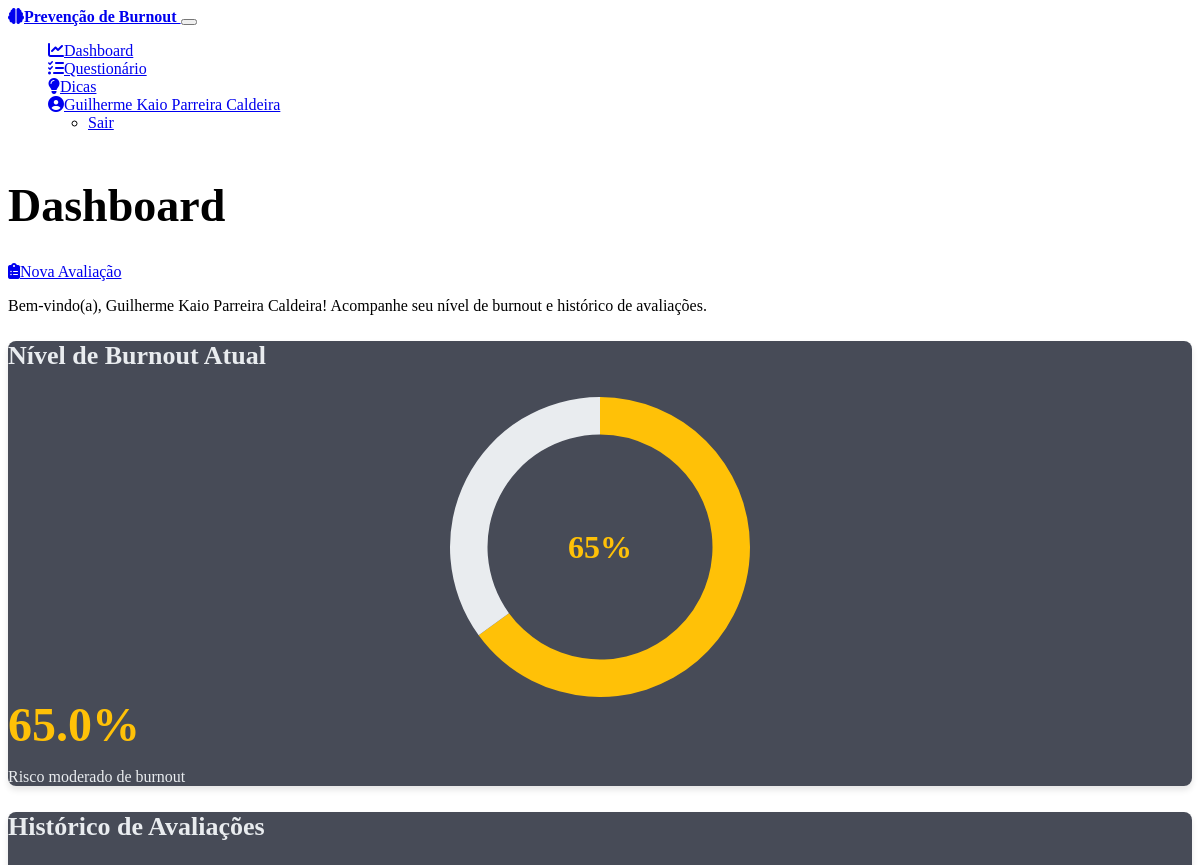
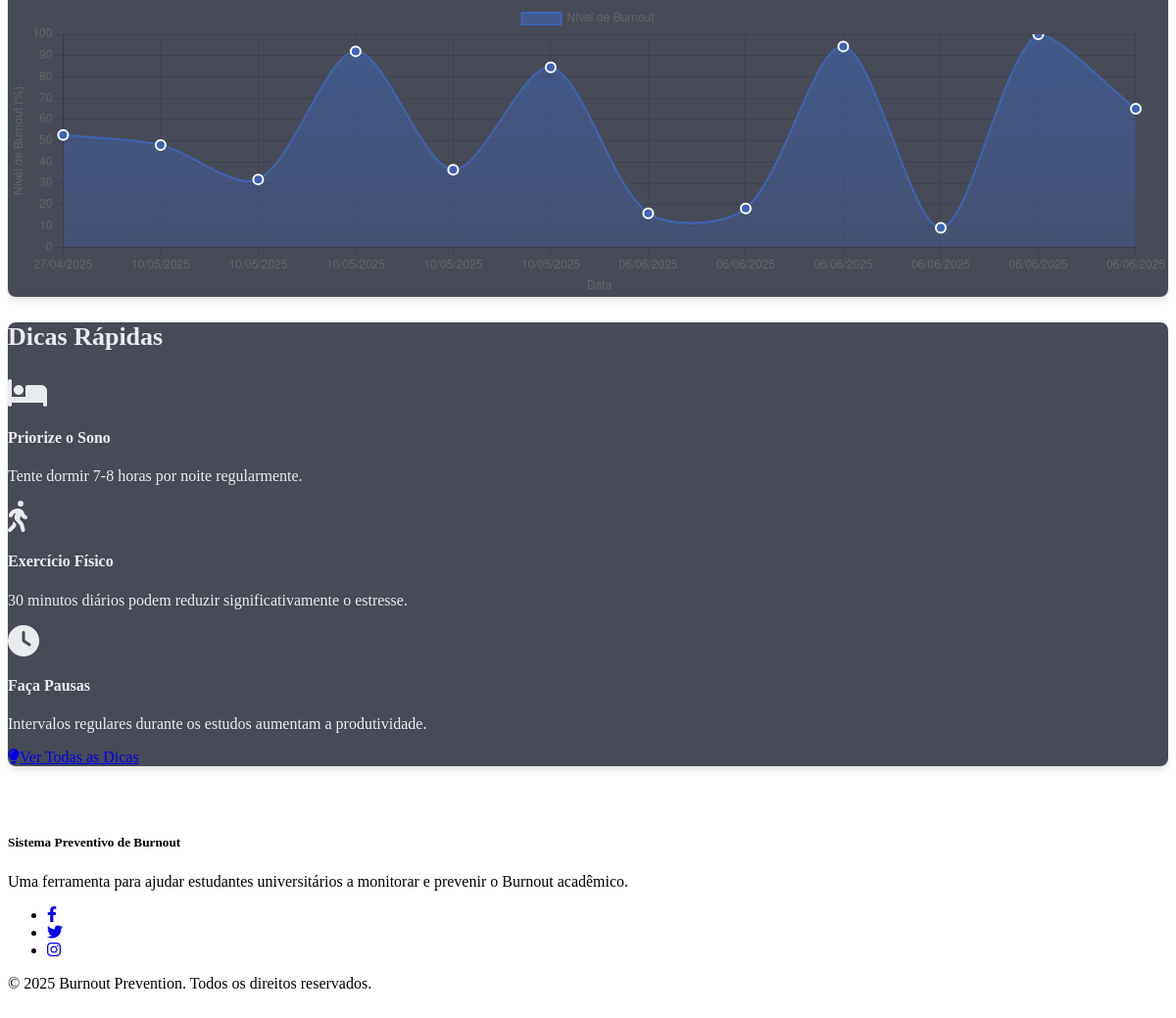
The page /dashboard (signed in) on the database its author committed (2 pictures, top to bottom).
### models.py (models this page shows, shortened)
class User(db.Model, UserMixin):
    id = db.Column(db.Integer, primary_key=True)
    name = db.Column(db.String(100), nullable=False)
    email = db.Column(db.String(100), unique=True, nullable=False)
    password_hash = db.Column(db.String(200), nullable=False)
    created_at = db.Column(db.DateTime, default=datetime.now)
    latest_burnout_score = db.Column(db.Float, nullable=True)
    last_assessment = db.Column(db.DateTime, nullable=True)
    responses = db.relationship('Response', backref='user', lazy=True)

### routes.py (the view)
    @app.route('/dashboard')
    @login_required
    def dashboard():
        user_id = current_user.id  # Usando o current_user do Flask-Login
        user_data = get_user_data(user_id)
        if not user_data:
            flash('Erro ao carregar dados do usuário', 'error')
            return redirect(url_for('index'))
        burnout_history = get_burnout_history(user_id)
        latest_score = user_data.get('latest_burnout_score')
        has_completed_questionnaire = latest_score is not None
        return render_template(
            'dashboard.html',
            user_name=user_data.get('name'),
            latest_score=latest_score,
            burnout_history=burnout_history,
            has_completed_questionnaire=has_completed_questionnaire
        )

### routes.py (called while the page is built)
def get_user_data(user_id):
    try:
        user = User.query.get(user_id)
        if not user:
            return None
        return {
            'name': user.name,
            'email': user.email,
            'latest_burnout_score': user.latest_burnout_score,
            'last_assessment': user.last_assessment
        }
    except Exception as e:
        logging.error(f"Erro ao recuperar dados do usuário: {e}")
        return None

def get_burnout_history(user_id):
    try:
        responses = Response.query.filter_by(
            user_id=user_id).order_by(Response.timestamp).all()
        history = []
        for response in responses:
            history.append({
                'score': response.burnout_score,
                'timestamp': response.timestamp.strftime('%d/%m/%Y') if response.timestamp else 'Desconhecido'
            })
        return history
    except Exception as e:
        logging.error(f"Erro ao recuperar o histórico de burnout: {e}")
        return []

### templates/dashboard.html (shortened to what this page needs)
{% extends 'base.html' %}
{% block content %}
<div class="container">
    <div class="row mb-4">
        <div class="col-12">
            <div class="d-flex align-items-center justify-content-between">
                <h1 class="mb-0">Dashboard</h1>
                <a href="{{ url_for('questionnaire') }}" class="btn btn-primary">
                    <i class="fas fa-clipboard-list me-2"></i>Nova Avaliação
                </a>
            </div>
            <p class="text-secondary">Bem-vindo(a), {{ user_name }}! Acompanhe seu nível de burnout e histórico de avaliações.</p>
        </div>
    </div>
    {% if not has_completed_questionnaire %}
    <div class="row mb-4">
        <div class="col-12">
            <div class="alert alert-info">
                <i class="fas fa-info-circle me-2"></i>
                <strong>Você ainda não completou nenhuma avaliação.</strong>
                Responda ao questionário para ver seus resultados aqui.
            </div>
        </div>
    </div>
    {% else %}
    <div class="row">
        <div class="col-lg-4 mb-4">
            <div class="card dashboard-card">
                <div class="card-body">
                    <h3 class="card-title h5 mb-3">Nível de Burnout Atual</h3>
                    <div class="chart-container mb-3">
                        <canvas id="burnoutChart"></canvas>
                    </div>
                    <div class="text-center">
                        {% if latest_score < 40 %}
                        <span class="score-display score-low">{{ latest_score }}%</span>
                        <p class="mb-0 text-success">Baixo risco de burnout</p>
                        {% elif latest_score < 70 %}
                        <span class="score-display score-medium">{{ latest_score }}%</span>
                        <p class="mb-0 text-warning">Risco moderado de burnout</p>
                        {% else %}
                        <span class="score-display score-high">{{ latest_score }}%</span>
                        <p class="mb-0 text-danger">Alto risco de burnout</p>
                        {% endif %}
                    </div>
                </div>
            </div>
        </div>
        <div class="col-lg-8 mb-4">
            <div class="card dashboard-card">
                <div class="card-body">
                    <h3 class="card-title h5 mb-3">Histórico de Avaliações</h3>
                    <div class="chart-container">
                        <canvas id="historyChart"></canvas>
                    </div>
                </div>
            </div>
        </div>
    </div>
    <div class="row">
        <div class="col-12 mb-4">
            <div class="card">
                <div class="card-body">
                    <h3 class="card-title h5 mb-3">Dicas Rápidas</h3>
                    <div class="row g-3">
                        <div class="col-md-4">
                            <div class="d-flex">
                                <div class="me-3">
                                    <i class="fas fa-bed fa-2x text-primary"></i>
                                </div>
                                <div>
                                    <h4 class="h6">Priorize o Sono</h4>
                                    <p class="small mb-0">Tente dormir 7-8 horas por noite regularmente.</p>
                                </div>
                            </div>
                        </div>
                        <div class="col-md-4">
                            <div class="d-flex">
                                <div class="me-3">
                                    <i class="fas fa-walking fa-2x text-primary"></i>
                                </div>
                                <div>
                                    <h4 class="h6">Exercício Físico</h4>
                                    <p class="small mb-0">30 minutos diários podem reduzir significativamente o estresse.</p>
                                </div>
                            </div>
                        </div>
                        <div class="col-md-4">
                            <div class="d-flex">
                                <div class="me-3">
                                    <i class="fas fa-clock fa-2x text-primary"></i>
                                </div>
                                <div>
                                    <h4 class="h6">Faça Pausas</h4>
                                    <p class="small mb-0">Intervalos regulares durante os estudos aumentam a produtividade.</p>
                                </div>
                            </div>
                        </div>
                    </div>
                    <div class="text-center mt-4">
                        <a href="{{ url_for('tips') }}" class="btn btn-outline-primary">
                            <i class="fas fa-lightbulb me-2"></i>Ver Todas as Dicas
                        </a>
                    </div>
                </div>
            </div>
        </div>
    </div>
    {% endif %}
</div>
{% endblock %}
{% block scripts %}
{% if has_completed_questionnaire %}
<script>
    document.addEventListener('DOMContentLoaded', function() {
        // Criar gráfico de nível de burnout
        createBurnoutScoreChart('burnoutChart', {{ latest_score }});
        // Criar gráfico de histórico de burnout
        const historyData = [
            {% for entry in burnout_history %}
            {
                timestamp: "{{ entry.timestamp }}",
                score: {{ entry.score }}
            },
            {% endfor %}
        ];
        createBurnoutHistoryChart('historyChart', historyData);
    });
</script>
{% endif %}
{% endblock %}

### templates/base.html (shortened to what this page needs)
<!DOCTYPE html>
<html lang="pt-br" data-bs-theme="dark">
<head>
    <link href="https://cdn.replit.com/agent/bootstrap-agent-dark-theme.min.css" rel="stylesheet">
    <link rel="stylesheet" href="https://cdnjs.cloudflare.com/ajax/libs/font-awesome/6.4.0/css/all.min.css">
    <link rel="stylesheet" href="{{ url_for('static', filename='css/style.css') }}">
</head>
<body>
    <nav class="navbar navbar-expand-lg navbar-dark bg-dark">
        <div class="container">
            <a class="navbar-brand" href="{{ url_for('index') }}">
                <i class="fas fa-brain me-2"></i>Prevenção de Burnout
            </a>
            <button class="navbar-toggler" type="button" data-bs-toggle="collapse" data-bs-target="#navbarNav" aria-controls="navbarNav" aria-expanded="false" aria-label="Alternar navegação">
            </button>
            <div class="collapse navbar-collapse" id="navbarNav">
                <ul class="navbar-nav ms-auto">
                    <li class="nav-item auth-nav-item" style="display: {% if session.get('user_id') %}block{% else %}none{% endif %}">
                        <a class="nav-link" href="{{ url_for('dashboard') }}">
                            <i class="fas fa-chart-line me-1"></i>Dashboard
                        </a>
                    </li>
                    <li class="nav-item auth-nav-item" style="display: {% if session.get('user_id') %}block{% else %}none{% endif %}">
                        <a class="nav-link" href="{{ url_for('questionnaire') }}">
                            <i class="fas fa-list-check me-1"></i>Questionário
                        </a>
                    </li>
                    <li class="nav-item auth-nav-item" style="display: {% if session.get('user_id') %}block{% else %}none{% endif %}">
                        <a class="nav-link" href="{{ url_for('tips') }}">
                            <i class="fas fa-lightbulb me-1"></i>Dicas
                        </a>
                    </li>
                    <li class="nav-item dropdown auth-nav-item" style="display: {% if session.get('user_id') %}block{% else %}none{% endif %}">
                        <a class="nav-link dropdown-toggle" href="#" id="navbarDropdown" role="button" data-bs-toggle="dropdown" aria-expanded="false">
                            <i class="fas fa-user-circle me-1"></i><span id="user-name">{{ session.get('user_name', 'Usuário') }}</span>
                        </a>
                        <ul class="dropdown-menu dropdown-menu-end" aria-labelledby="navbarDropdown">
                            <li><a class="dropdown-item" href="#" id="logout-button">Sair</a></li>
                        </ul>
                    </li>
                </ul>
            </div>
        </div>
    </nav>
    <main class="py-4">
        {% block content %}{% endblock %}
    </main>
    <footer class="bg-dark text-light py-4">
        <div class="container">
            <div class="row">
                <div class="col-md-6">
                    <h5>Sistema Preventivo de Burnout</h5>
                    <p>Uma ferramenta para ajudar estudantes universitários a monitorar e prevenir o Burnout acadêmico.</p>
                </div>
                <div class="col-md-6 text-md-end">
                    <ul class="list-inline">
                        <li class="list-inline-item">
                            <a href="#" class="text-light">
                                <i class="fab fa-facebook-f"></i>
                            </a>
                        </li>
                        <li class="list-inline-item">
                            <a href="#" class="text-light">
                                <i class="fab fa-twitter"></i>
                            </a>
                        </li>
                        <li class="list-inline-item">
                            <a href="#" class="text-light">
                                <i class="fab fa-instagram"></i>
                            </a>
                        </li>
                    </ul>
                    <p class="mb-0">© 2025 Burnout Prevention. Todos os direitos reservados.</p>
                </div>
            </div>
        </div>
    </footer>
    {% block scripts %}{% endblock %}
</body>
</html>

### static/css/style.css (style rules this page uses)
:root { --bs-primary: #3f63b4; --bs-secondary: #6c757d; --bs-success: #28a745; --bs-danger: #dc3545; --bs-warning: #ffc107; --bs-info: #17a2b8; }
body { min-height: 100vh; display: flex; flex-direction: column; }
main { flex: 1; }
h1 { font-size: calc(1.75rem + 1.5vw); }
h3 { font-size: calc(1.25rem + 0.5vw); }
.navbar-brand { font-weight: bold; }
.card { border-radius: 0.5rem; box-shadow: 0 4px 6px rgba(0, 0, 0, 0.1); margin-bottom: 1.5rem; transition: transform 0.2s ease-in-out; background-color: rgba(25, 30, 45, 0.8); color: #e9ecef; }
.dashboard-card { height: 100%; }
.score-display { font-size: 3rem; font-weight: bold; }
.chart-container { position: relative; height: 300px; width: 100%; }
.score-medium { color: var(--bs-warning); }
footer { margin-top: auto; padding: 1.5rem 0; background-color: var(--bs-light); }

### rows shown on the page
User: get "Guilherme Kaio Parreira Caldeira", name "Guilherme Kaio Parreira Caldeira", latest_burnout_score "65.0"

### other values the page prints
chart data {{ latest_score }} 65.0
chart data {{ entry.timestamp }} 27/04/2025, 10/05/2025, 10/05/2025, 10/05/2025, 10/05/2025, 10/05/2025, 06/06/2025, 06/06/2025, 06/06/2025, 06/06/2025, 06/06/2025, 06/06/2025
chart data {{ entry.score }} 52.7, 48.0, 31.8, 92.0, 36.4, 84.5, 15.9, 18.2, 94.3, 9.1, 100.0, 65.0
